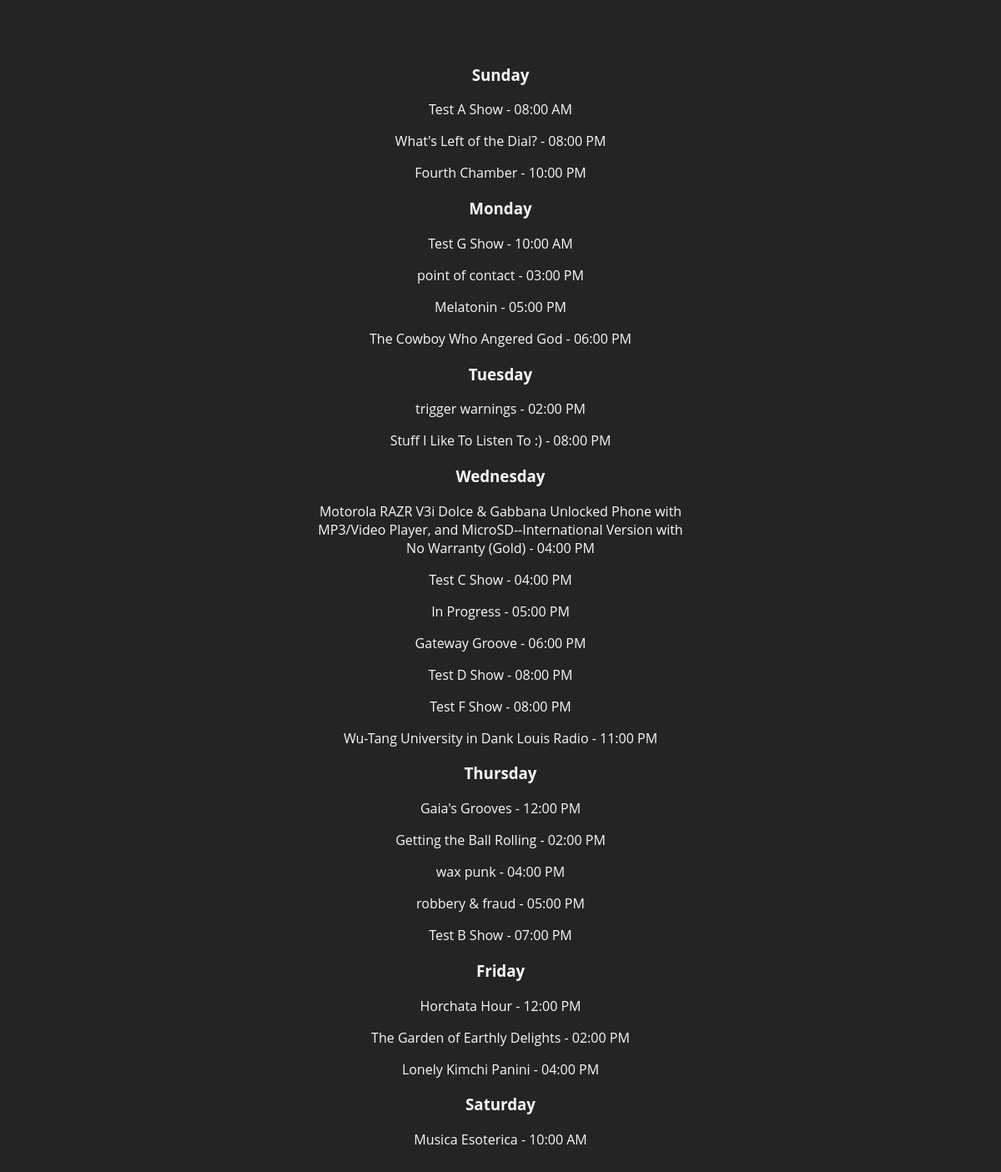
The app's page /show-names-schedule/ with its own data.
### scheduler/models.py (models this page shows, shortened)
class Show(models.Model):
	show_name = models.CharField(max_length=200)
	dj = models.ForeignKey(BaseUser)
	co_dj = models.ForeignKey(BaseUser, null=True, blank=True, related_name='co_dj')
	genre = models.CharField(max_length=50)
	tagline = models.TextField()
	day = models.IntegerField(blank=True, null=True)
	time = models.TimeField(blank=True, null=True)
	timestamp = models.DateTimeField(auto_now_add=True)

### scheduler/views.py (the view)
# urls.py: url(r'^show-names-schedule/?$', views.schedule_with_names),
def schedule_with_names(request):
	shows_dict = {
		0: [],
		1: [],
		2: [],
		3: [],
		4: [],
		5: [],
		6: []
	}
	for i in range(7):
		for show in Show.objects.filter(day=i).order_by('time'):
				show_time = show.time
				shows_dict[i].append([str(show.show_name), show_time.strftime('%I:%M %p')])
	return render(request, 'tentative_schedule.html', {
			'shows_dict': shows_dict
	})

### scheduler/templatetags/scheduler_extras.py (called while the page is built)
@register.filter(name='get_day_of_week')
def get_day_of_week(day):
	day = int(day)
	DAYS_OF_WEEK = {
		0: 'Sunday',
		1: 'Monday',
		2: 'Tuesday',
		3: 'Wednesday',
		4: 'Thursday',
		5: 'Friday',
		6: 'Saturday'
	}
	return DAYS_OF_WEEK.get(day)

### scheduler/templates/tentative_schedule.html
{% load static %}
{% load scheduler_extras %}
<html>
	<head>
		<link rel="stylesheet" type="text/css" href="{% static 'scheduler/style.css' %}">
	</head>
	<div class="section center">
		{% for k, v in shows_dict.items %}
			<h3>{{ k | get_day_of_week }}</h3>
			{% for time in v %}
				<p> {{ time|first }} - {{ time|last }}</p>
			{% endfor %}
		{% endfor %}
	</div>
</html>

### scheduler/static/scheduler/style.css (style rules this page uses)
.section { margin: auto; width: 450px; padding-top: 50px; padding-bottom: 50px; }
label, option, select, p, h3, h1, a, td, li { color: #F8F8FF; font-family: 'Open Sans', sans-serif; }
.center { text-align:center; padding-bottom: 10px; }

### records on screen
Show: show_name "Test A Show", time "08:00 AM"
Show: show_name "What's Left of the Dial?", time "08:00 PM"
Show: show_name "Fourth Chamber", time "10:00 PM"
Show: show_name "Test G Show", time "10:00 AM"
Show: show_name "point of contact", time "03:00 PM"
Show: show_name "Melatonin", time "05:00 PM"
Show: show_name "The Cowboy Who Angered God", time "06:00 PM"
Show: show_name "trigger warnings", time "02:00 PM"
Show: show_name "Stuff I Like To Listen To :)", time "08:00 PM"
Show: show_name "Motorola RAZR V3i Dolce & Gabbana Unlocked Phone with MP3/Video Player, and MicroSD--International Version with No Warranty (Gold)", time "04:00 PM"
Show: show_name "Test C Show", time "04:00 PM"
Show: show_name "In Progress", time "05:00 PM"
Show: show_name "Gateway Groove", time "06:00 PM"
Show: show_name "Test D Show", time "08:00 PM"
Show: show_name "Test F Show", time "08:00 PM"
Show: show_name "Wu-Tang University in Dank Louis Radio", time "11:00 PM"
Show: show_name "Gaia's Grooves", time "12:00 PM"
Show: show_name "Getting the Ball Rolling", time "02:00 PM"
Show: show_name "wax punk", time "04:00 PM"
Show: show_name "robbery & fraud", time "05:00 PM"
Show: show_name "Test B Show", time "07:00 PM"
Show: show_name "Horchata Hour", time "12:00 PM"
Show: show_name "The Garden of Earthly Delights", time "02:00 PM"
Show: show_name "Lonely Kimchi Panini", time "04:00 PM"
Show: show_name "Musica Esoterica", time "10:00 AM"

### other values on screen
{{ k | get_day_of_week }} "Sunday" "Monday" "Tuesday" "Wednesday" "Thursday" "Friday" "Saturday"
